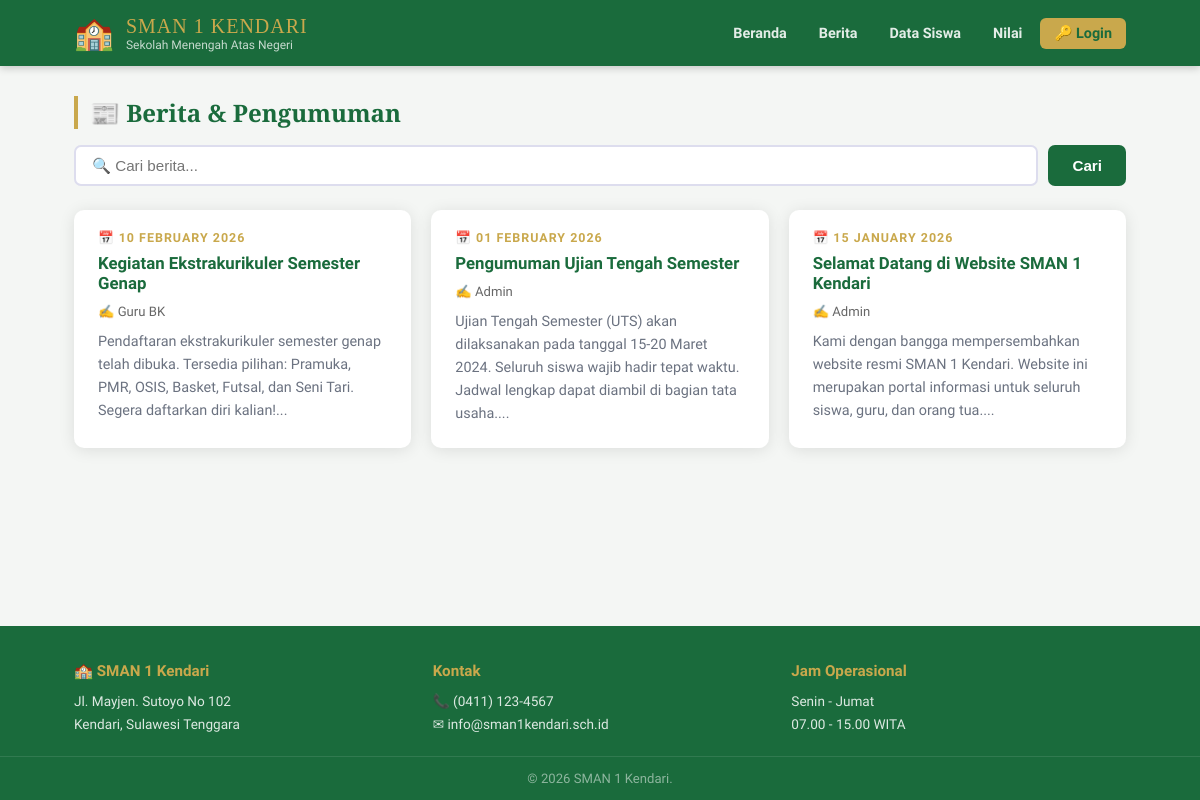
Screenshot of /pages/berita.php with the database file from the repository.
### tables this page shows
CREATE TABLE IF NOT EXISTS berita (
    id INT AUTO_INCREMENT PRIMARY KEY,
    judul VARCHAR(200) NOT NULL,
    isi TEXT NOT NULL,
    penulis VARCHAR(100),
    tanggal DATE NOT NULL,
    created_at TIMESTAMP DEFAULT CURRENT_TIMESTAMP
);

### pages/berita.php (the view, shortened to what this page needs)
<?php
require_once '../includes/koneksi.php';
$cari = isset($_GET['cari']) ? $_GET['cari'] : '';
if ($cari) {
    $sql = "SELECT * FROM berita WHERE judul LIKE '%$cari%' OR isi LIKE '%$cari%' ORDER BY tanggal DESC";
} else {
    $sql = "SELECT * FROM berita ORDER BY tanggal DESC";
}
$berita_list = mysqli_query($conn, $sql);
include '../includes/header.php';
?>
<h2 class="section-title">📰 Berita & Pengumuman</h2>
<form method="GET" action="" style="margin-bottom:24px;">
    <div class="search-bar">
        <input type="text" name="cari" value="<?= $cari ?>" placeholder="🔍 Cari berita...">
        <button type="submit" class="btn btn-hijau">Cari</button>
    </div>
</form>
<div class="berita-grid">
<?php
while ($b = mysqli_fetch_assoc($berita_list)):
?>
    <div class="berita-card">
        <div class="tanggal">📅 <?= date('d F Y', strtotime($b['tanggal'])) ?></div>
        <h3><?= $b['judul'] ?></h3>
        <p style="color:#666; font-size:0.82rem; margin-bottom:8px;">✍️ <?= $b['penulis'] ?></p>
        <p><?= nl2br(substr($b['isi'], 0, 200)) ?>...</p>
    </div>
<?php endwhile; ?>
</div>
<?php include '../includes/footer.php'; ?>

### css/style.css (style rules this page uses)
:root { --hijau: #1a6b3c; --hijau-muda: #2d9e5f; --emas: #c9a84c; --putih: #ffffff; --abu-terang: #f4f6f4; --abu: #6b7280; --teks: #1a1a1a; --bayangan: 0 2px 16px rgba(0,0,0,0.10); --radius: 10px; }
* { box-sizing: border-box; margin: 0; padding: 0; }
body { font-family: 'Source Sans 3', sans-serif; background: var(--abu-terang); color: var(--teks); min-height: 100vh; display: flex; flex-direction: column; }
.section-title { font-family: 'Playfair Display', serif; font-size: 1.5rem; color: var(--hijau); margin-bottom: 16px; border-left: 4px solid var(--emas); padding-left: 12px; }
.berita-grid { display: grid; grid-template-columns: repeat(auto-fill, minmax(300px, 1fr)); gap: 20px; margin-bottom: 32px; }
.berita-card { background: var(--putih); border-radius: var(--radius); padding: 20px 24px; box-shadow: var(--bayangan); transition: transform 0.2s, box-shadow 0.2s; border-bottom: 3px solid transparent; }
.berita-card .tanggal { font-size: 0.78rem; color: var(--emas); font-weight: 700; text-transform: uppercase; letter-spacing: 1px; margin-bottom: 8px; }
.berita-card h3 { font-size: 1.05rem; color: var(--hijau); margin-bottom: 8px; }
.berita-card p { font-size: 0.9rem; color: var(--abu); line-height: 1.6; }
.btn { display: inline-block; padding: 11px 24px; border-radius: 7px; font-size: 0.95rem; font-weight: 600; cursor: pointer; border: none; text-decoration: none; transition: opacity 0.2s, transform 0.15s; }
.btn-hijau { background: var(--hijau); color: #fff; }
.search-bar { display: flex; gap: 10px; margin-bottom: 20px; }
.search-bar input { flex: 1; padding: 10px 16px; border: 2px solid #dde; border-radius: 7px; font-size: 0.95rem; }

### rows the page displays
berita: tanggal "10 FEBRUARY 2026", judul "Kegiatan Ekstrakurikuler Semester Genap", penulis "Guru BK", isi "Pendaftaran ekstrakurikuler semester genap telah dibuka. Tersedia pilihan: Pramuka, PMR, OSIS, Basket, Futsal, dan Seni Tari. Segera daftarkan diri kalian!"
berita: tanggal "01 FEBRUARY 2026", judul "Pengumuman Ujian Tengah Semester", penulis "Admin", isi "Ujian Tengah Semester (UTS) akan dilaksanakan pada tanggal 15-20 Maret 2024. Seluruh siswa wajib hadir tepat waktu. Jadwal lengkap dapat diambil di bagian tata usaha."
berita: tanggal "15 JANUARY 2026", judul "Selamat Datang di Website SMAN 1 Kendari", penulis "Admin", isi "Kami dengan bangga mempersembahkan website resmi SMAN 1 Kendari. Website ini merupakan portal informasi untuk seluruh siswa, guru, dan orang tua."
